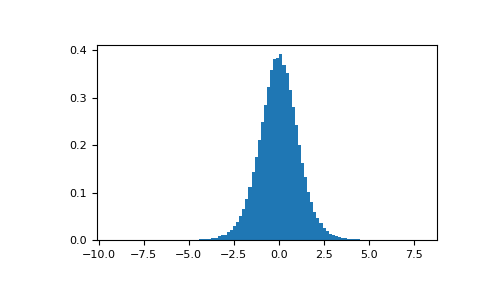

Recreate this plot in Python.
# From Dalgaard page 83 [Rb7c952f3992e-1]_, suppose the daily energy intake for 11
# women in kilojoules (kJ) is:

intake = np.array([5260., 5470, 5640, 6180, 6390, 6515, 6805, 7515, \
                   7515, 8230, 8770])

# Does their energy intake deviate systematically from the recommended
# value of 7725 kJ?

# We have 10 degrees of freedom, so is the sample mean within 95% of the
# recommended value?

s = np.random.default_rng().standard_t(10, size=100000)
np.mean(intake)
# 6753.636363636364
intake.std(ddof=1)
# 1142.1232221373727

# Calculate the t statistic, setting the ddof parameter to the unbiased
# value so the divisor in the standard deviation will be degrees of
# freedom, N-1.

t = (np.mean(intake)-7725)/(intake.std(ddof=1)/np.sqrt(len(intake)))
import matplotlib.pyplot as plt
h = plt.hist(s, bins=100, density=True)

# For a one-sided t-test, how far out in the distribution does the t
# statistic appear?

np.sum(s<t) / float(len(s))
# 0.0090699999999999999  # random

# So the p-value is about 0.009, which says the null hypothesis has a
# probability of about 99% of being true.
